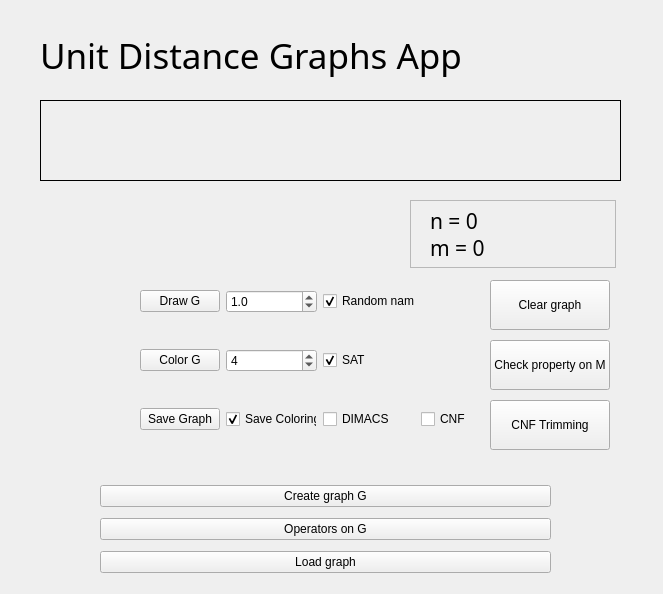
<?xml version="1.0" encoding="UTF-8"?>
<ui version="4.0">
 <class>MainWindow</class>
 <widget class="QMainWindow" name="MainWindow">
  <property name="geometry">
   <rect>
    <x>0</x>
    <y>0</y>
    <width>663</width>
    <height>594</height>
   </rect>
  </property>
  <property name="windowTitle">
   <string>Unit Distance Graphs</string>
  </property>
  <widget class="QWidget" name="centralwidget">
   <widget class="QLabel" name="lb_main">
    <property name="geometry">
     <rect>
      <x>40</x>
      <y>30</y>
      <width>421</width>
      <height>51</height>
     </rect>
    </property>
    <property name="font">
     <font>
      <family>Euphemia</family>
      <pointsize>26</pointsize>
     </font>
    </property>
    <property name="text">
     <string>Unit Distance Graphs App</string>
    </property>
   </widget>
   <widget class="QWidget" name="G_options" native="true">
    <property name="geometry">
     <rect>
      <x>140</x>
      <y>260</y>
      <width>331</width>
      <height>201</height>
     </rect>
    </property>
    <layout class="QGridLayout" name="G_layout">
     <item row="0" column="0">
      <widget class="QPushButton" name="btn_draw">
       <property name="text">
        <string>Draw G</string>
       </property>
      </widget>
     </item>
     <item row="0" column="2">
      <widget class="QCheckBox" name="randomName">
       <property name="text">
        <string>Random name</string>
       </property>
       <property name="checked">
        <bool>true</bool>
       </property>
      </widget>
     </item>
     <item row="5" column="3">
      <widget class="QCheckBox" name="cnf">
       <property name="text">
        <string>CNF</string>
       </property>
      </widget>
     </item>
     <item row="4" column="1">
      <widget class="QSpinBox" name="maxColors">
       <property name="wrapping">
        <bool>false</bool>
       </property>
       <property name="buttonSymbols">
        <enum>QAbstractSpinBox::UpDownArrows</enum>
       </property>
       <property name="minimum">
        <number>1</number>
       </property>
       <property name="maximum">
        <number>6</number>
       </property>
       <property name="value">
        <number>4</number>
       </property>
      </widget>
     </item>
     <item row="4" column="0">
      <widget class="QPushButton" name="btn_color">
       <property name="text">
        <string>Color G</string>
       </property>
      </widget>
     </item>
     <item row="0" column="1">
      <widget class="QDoubleSpinBox" name="drawScaling">
       <property name="maximumSize">
        <size>
         <width>133</width>
         <height>16777215</height>
        </size>
       </property>
       <property name="toolTip">
        <string>Rescaling factor</string>
       </property>
       <property name="toolTipDuration">
        <number>-1</number>
       </property>
       <property name="layoutDirection">
        <enum>Qt::LeftToRight</enum>
       </property>
       <property name="locale">
        <locale language="C" country="AnyCountry"/>
       </property>
       <property name="frame">
        <bool>true</bool>
       </property>
       <property name="decimals">
        <number>1</number>
       </property>
       <property name="minimum">
        <double>0.500000000000000</double>
       </property>
       <property name="maximum">
        <double>3.000000000000000</double>
       </property>
       <property name="singleStep">
        <double>0.250000000000000</double>
       </property>
       <property name="value">
        <double>1.000000000000000</double>
       </property>
      </widget>
     </item>
     <item row="5" column="1">
      <widget class="QCheckBox" name="saveColoring">
       <property name="text">
        <string>Save Coloring</string>
       </property>
       <property name="checked">
        <bool>true</bool>
       </property>
      </widget>
     </item>
     <item row="5" column="2">
      <widget class="QCheckBox" name="dimacs">
       <property name="text">
        <string>DIMACS</string>
       </property>
      </widget>
     </item>
     <item row="5" column="0">
      <widget class="QPushButton" name="btn_print">
       <property name="text">
        <string>Save Graph</string>
       </property>
      </widget>
     </item>
     <item row="4" column="2">
      <widget class="QCheckBox" name="sat_color">
       <property name="text">
        <string>SAT</string>
       </property>
       <property name="checked">
        <bool>true</bool>
       </property>
      </widget>
     </item>
    </layout>
   </widget>
   <widget class="QLabel" name="lb_G">
    <property name="geometry">
     <rect>
      <x>40</x>
      <y>100</y>
      <width>581</width>
      <height>81</height>
     </rect>
    </property>
    <property name="font">
     <font>
      <family>Euphemia</family>
      <pointsize>22</pointsize>
     </font>
    </property>
    <property name="frameShape">
     <enum>QFrame::Box</enum>
    </property>
    <property name="text">
     <string/>
    </property>
   </widget>
   <widget class="QWidget" name="verticalLayoutWidget">
    <property name="geometry">
     <rect>
      <x>100</x>
      <y>480</y>
      <width>451</width>
      <height>101</height>
     </rect>
    </property>
    <layout class="QVBoxLayout" name="graphmodifier">
     <item>
      <widget class="QPushButton" name="btn_graph">
       <property name="text">
        <string>Create graph G</string>
       </property>
       <property name="checkable">
        <bool>false</bool>
       </property>
      </widget>
     </item>
     <item>
      <widget class="QPushButton" name="btn_operators">
       <property name="text">
        <string>Operators on G</string>
       </property>
      </widget>
     </item>
     <item>
      <widget class="QPushButton" name="btn_load">
       <property name="text">
        <string>Load graph</string>
       </property>
      </widget>
     </item>
    </layout>
   </widget>
   <widget class="QFrame" name="graphData">
    <property name="geometry">
     <rect>
      <x>410</x>
      <y>200</y>
      <width>206</width>
      <height>68</height>
     </rect>
    </property>
    <property name="frameShape">
     <enum>QFrame::StyledPanel</enum>
    </property>
    <layout class="QGridLayout" name="gridLayout">
     <item row="2" column="0">
      <widget class="QLabel" name="lb_m">
       <property name="font">
        <font>
         <family>Euphemia</family>
         <pointsize>16</pointsize>
        </font>
       </property>
       <property name="text">
        <string>m = 0</string>
       </property>
       <property name="indent">
        <number>10</number>
       </property>
      </widget>
     </item>
     <item row="1" column="0">
      <widget class="QLabel" name="lb_n">
       <property name="font">
        <font>
         <family>Euphemia</family>
         <pointsize>16</pointsize>
        </font>
       </property>
       <property name="text">
        <string>n = 0</string>
       </property>
       <property name="indent">
        <number>10</number>
       </property>
      </widget>
     </item>
    </layout>
   </widget>
   <widget class="QPushButton" name="btn_M_property">
    <property name="geometry">
     <rect>
      <x>490</x>
      <y>340</y>
      <width>120</width>
      <height>50</height>
     </rect>
    </property>
    <property name="text">
     <string>Check property on M</string>
    </property>
   </widget>
   <widget class="QPushButton" name="btn_clear">
    <property name="geometry">
     <rect>
      <x>490</x>
      <y>280</y>
      <width>120</width>
      <height>50</height>
     </rect>
    </property>
    <property name="text">
     <string>Clear graph</string>
    </property>
   </widget>
   <widget class="QPushButton" name="btn_cnf_trim">
    <property name="geometry">
     <rect>
      <x>490</x>
      <y>400</y>
      <width>120</width>
      <height>50</height>
     </rect>
    </property>
    <property name="text">
     <string>CNF Trimming</string>
    </property>
   </widget>
  </widget>
 </widget>
 <resources/>
 <connections/>
</ui>
